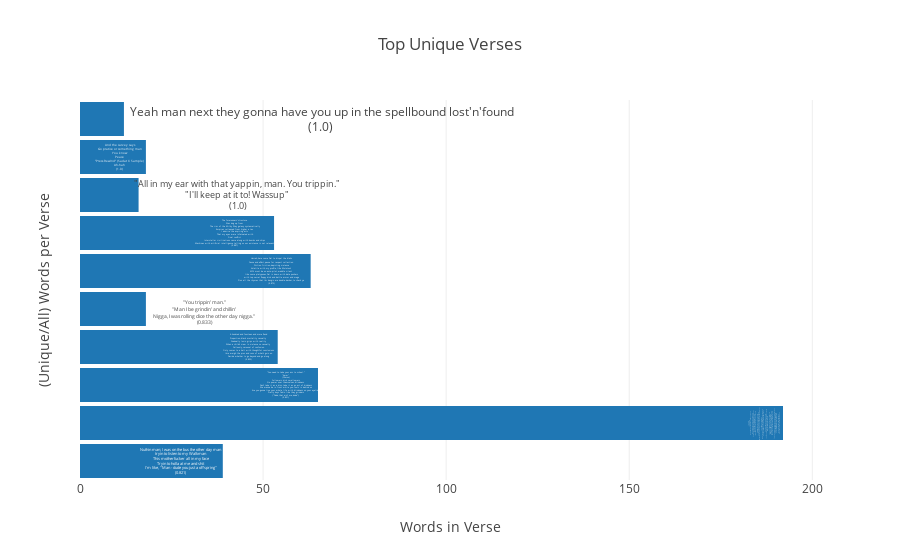

The notebook cell this image was saved under:
### Code cell
unique_verses_bar(works.values())

### Figure 1 — Plotly figure (JSON) as saved in the notebook; plotly's stock layout.template omitted (floating-point values rounded to 4 significant figures)
{"data": [{"hoverinfo": "text", "name": "Del", "orientation": "h", "text": ["\tNuthin man; I was on the bus the other day man<br>\ttryin to listen to my Walkman<br>\tThis motherfucker all in my face<br>\tTryin to holla at me and shit<br>\tI'm like, \"Man - dude you just a offspring\"<br>(0.821)", "<br>Supreme MC's reach out when I'm on top<br>Catch altitude sickness not to use fitness<br>In front of witnesses get with this fetch the funk<br>While I test the skunk, see I will caress the blunt<br>Come step through the flames of Hades or remain a lady<br>Rhymes infectious as rabies -- Deltron, hell on earth<br>Prevailing curtailing, you're shattered with data<br>Directed, my method, hectic, try and dissect it<br>Next shit, hydrauling we're calling you out<br>I rap with accuracy - I'm sick of fools actin<br>like they blacker than me - y' know, usually bourgeoi'<br>We a new breed of MC remedy<br>For inner street jerks who wanna flirt with our sound<br>but ain't really down, silly clowns Barnum and Bailey rejects<br>Press eject on defects (yeah)<br>These threats delivered signed and sealed by the Delmeister<br>German for master, burnin the blasphemous<br>Whatever you ask of us gets fullfilled<br>Non-linear, you couldn't find a flow friendlier<br>Or even similar with beats that knock<br>Those who cock block transport 'em to the chop shop<br>Operation X cause we often facin death<br>And fake ass players are lost and wastin breath<br>(CHORUS)<br>(0.823)", "<br>\"You need to take your ass to school.\"<br>\"Aww\"<br>(Chorus)<br>Followers, dick swallowers<br>No power over themselves, blindness<br>Don't take it as a diss, take it as an act of kindness<br>We wanna be in front while you fools is behind us<br>Are you gonna live your whole life with blindness on your eyelids<br>Pretty boys fakin like they grinders<br>(\"Dude, that ain't me, dude\")<br>(0.831)", "<br>A hundred and fourteen and more fiend<br>Proportion, black mortality casualty<br>Gradually losin grips with reality<br>When a child's view in violence so casually<br>Callously, carousel of confusion<br>Only comes to a halt with thoughtful conclusions<br>I'ma weigh the pros and cons of what's goin on<br>Decide whether to go beyond and go along<br>(0.833)", " <br>\"You trippin' man.\"<br>\"Man I be grindin' and chillin'<br> Nigga, I was rolling dice the other day nigga.\" <br>(0.833)", "<br>Hurrah, here come Del to dispel the blahs<br>Cause and effect, pause for respect collection<br>Diction friction, depicting violence<br>Volatile with my profile, like Molotov's<br>MC's must be on auto-pilot, waddle silent<br>like some platypuses, Del is down with data pushers<br>with top secret floppy disk and battle armor and mega<br>Plus all the rhymes that I'm bangin are double-decker, to check ya<br>(0.873)", "<br>The forerunners' structure<br>Was dug up from<br>The rim of the Milky Way galaxy systematically<br>Empires collapsed from higher a tax<br>I admire the aspiring acts<br>That my eyes were infatuated with<br>Final conflict<br>Interstellar civilizations came along with bombs and ships<br>Machines with artificial intelligence telling us our existence is not relevant<br>(0.887)", "<br>\"All in my ear with that yappin, man. You trippin.\" <br>\"I'll keep at it to! Wassup\" <br>(1.0)", "<br>And the survey says<br>Go pratice or something man<br>You know<br>Peace<br>\"Press Rewind\" (Sadat X Sample)<br>Ah-hah<br>(1.0)", " Yeah man next they gonna have you up in the spellbound lost'n'found<br>(1.0)"], "textposition": "bottom", "type": "bar", "width": 0.9, "x": [39, 192, 65, 54, 18, 63, 53, 16, 18, 12]}], "layout": {"barmode": "stack", "hovermode": "closest", "title": "Top Unique Verses", "xaxis": {"autorange": true, "showline": false, "title": "Words in Verse", "zeroline": false}, "yaxis": {"autorange": true, "showline": false, "showticklabels": false, "title": "(Unique/All) Words per Verse", "zeroline": false}}}
